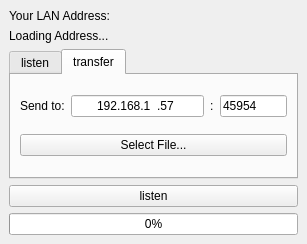
<?xml version="1.0" encoding="UTF-8"?>
<ui version="4.0">
 <class>GeneralViewGUI</class>
 <widget class="QMainWindow" name="GeneralViewGUI">
  <property name="geometry">
   <rect>
    <x>0</x>
    <y>0</y>
    <width>307</width>
    <height>244</height>
   </rect>
  </property>
  <property name="windowTitle">
   <string>P2P Transferer</string>
  </property>
  <widget class="QWidget" name="centralwidget">
   <layout class="QVBoxLayout" name="verticalLayout" stretch="0,0,0,0,0">
    <item>
     <widget class="QLabel" name="_labelYourAddress">
      <property name="text">
       <string>Your LAN Address:</string>
      </property>
     </widget>
    </item>
    <item>
     <widget class="QLabel" name="addressLabel">
      <property name="text">
       <string>Loading Address...</string>
      </property>
     </widget>
    </item>
    <item>
     <widget class="QTabWidget" name="tabWidget">
      <property name="tabPosition">
       <enum>QTabWidget::TabPosition::North</enum>
      </property>
      <property name="tabShape">
       <enum>QTabWidget::TabShape::Rounded</enum>
      </property>
      <property name="currentIndex">
       <number>1</number>
      </property>
      <widget class="QWidget" name="listenerTab">
       <attribute name="title">
        <string>listen</string>
       </attribute>
       <layout class="QVBoxLayout" name="verticalLayout_2">
        <item>
         <layout class="QHBoxLayout" name="portLayout">
          <item>
           <widget class="QLabel" name="_labelSelectPort">
            <property name="text">
             <string>Select Port:</string>
            </property>
           </widget>
          </item>
          <item>
           <widget class="QLineEdit" name="listenPortLineEdit">
            <property name="sizePolicy">
             <sizepolicy hsizetype="Preferred" vsizetype="Fixed">
              <horstretch>0</horstretch>
              <verstretch>0</verstretch>
             </sizepolicy>
            </property>
            <property name="maximumSize">
             <size>
              <width>16777205</width>
              <height>16777215</height>
             </size>
            </property>
            <property name="inputMask">
             <string>00000</string>
            </property>
            <property name="text">
             <string>45954</string>
            </property>
           </widget>
          </item>
         </layout>
        </item>
       </layout>
      </widget>
      <widget class="QWidget" name="transfererTab">
       <attribute name="title">
        <string>transfer</string>
       </attribute>
       <layout class="QVBoxLayout" name="verticalLayout_3">
        <item>
         <layout class="QHBoxLayout" name="horizontalLayout">
          <item>
           <widget class="QLabel" name="_labelSelectEndpoint">
            <property name="text">
             <string>Send to:</string>
            </property>
           </widget>
          </item>
          <item>
           <layout class="QHBoxLayout" name="endpointLayout" stretch="8,1,4">
            <item>
             <widget class="QLineEdit" name="addressLineEdit">
              <property name="minimumSize">
               <size>
                <width>125</width>
                <height>0</height>
               </size>
              </property>
              <property name="inputMask">
               <string>000.000.000.000</string>
              </property>
              <property name="text">
               <string>192.168.1.57</string>
              </property>
              <property name="alignment">
               <set>Qt::AlignmentFlag::AlignCenter</set>
              </property>
             </widget>
            </item>
            <item>
             <widget class="QLabel" name="_colon_label">
              <property name="sizePolicy">
               <sizepolicy hsizetype="Fixed" vsizetype="Minimum">
                <horstretch>0</horstretch>
                <verstretch>0</verstretch>
               </sizepolicy>
              </property>
              <property name="text">
               <string>:</string>
              </property>
             </widget>
            </item>
            <item>
             <widget class="QLineEdit" name="transferPortLineEdit">
              <property name="sizePolicy">
               <sizepolicy hsizetype="Preferred" vsizetype="Fixed">
                <horstretch>0</horstretch>
                <verstretch>0</verstretch>
               </sizepolicy>
              </property>
              <property name="minimumSize">
               <size>
                <width>60</width>
                <height>0</height>
               </size>
              </property>
              <property name="maximumSize">
               <size>
                <width>16777205</width>
                <height>16777215</height>
               </size>
              </property>
              <property name="inputMask">
               <string>00000</string>
              </property>
              <property name="text">
               <string>45954</string>
              </property>
             </widget>
            </item>
           </layout>
          </item>
         </layout>
        </item>
        <item>
         <widget class="QPushButton" name="selectFileButton">
          <property name="text">
           <string>Select File...</string>
          </property>
         </widget>
        </item>
       </layout>
      </widget>
     </widget>
    </item>
    <item>
     <widget class="QPushButton" name="actionButton">
      <property name="text">
       <string>listen</string>
      </property>
     </widget>
    </item>
    <item>
     <widget class="QProgressBar" name="progressBar">
      <property name="value">
       <number>0</number>
      </property>
     </widget>
    </item>
   </layout>
  </widget>
 </widget>
 <tabstops>
  <tabstop>listenPortLineEdit</tabstop>
 </tabstops>
 <resources/>
 <connections>
  <connection>
   <sender>actionButton</sender>
   <signal>clicked()</signal>
   <receiver>GeneralViewGUI</receiver>
   <slot>action_button_clicked()</slot>
   <hints>
    <hint type="sourcelabel">
     <x>166</x>
     <y>190</y>
    </hint>
    <hint type="destinationlabel">
     <x>303</x>
     <y>183</y>
    </hint>
   </hints>
  </connection>
  <connection>
   <sender>tabWidget</sender>
   <signal>currentChanged(int)</signal>
   <receiver>GeneralViewGUI</receiver>
   <slot>action_changed(int)</slot>
   <hints>
    <hint type="sourcelabel">
     <x>220</x>
     <y>72</y>
    </hint>
    <hint type="destinationlabel">
     <x>301</x>
     <y>52</y>
    </hint>
   </hints>
  </connection>
  <connection>
   <sender>selectFileButton</sender>
   <signal>clicked()</signal>
   <receiver>GeneralViewGUI</receiver>
   <slot>select_file_button_clicked()</slot>
   <hints>
    <hint type="sourcelabel">
     <x>123</x>
     <y>145</y>
    </hint>
    <hint type="destinationlabel">
     <x>1</x>
     <y>191</y>
    </hint>
   </hints>
  </connection>
 </connections>
 <slots>
  <slot>action_button_clicked()</slot>
  <slot>action_changed(int)</slot>
  <slot>select_file_button_clicked()</slot>
 </slots>
</ui>
